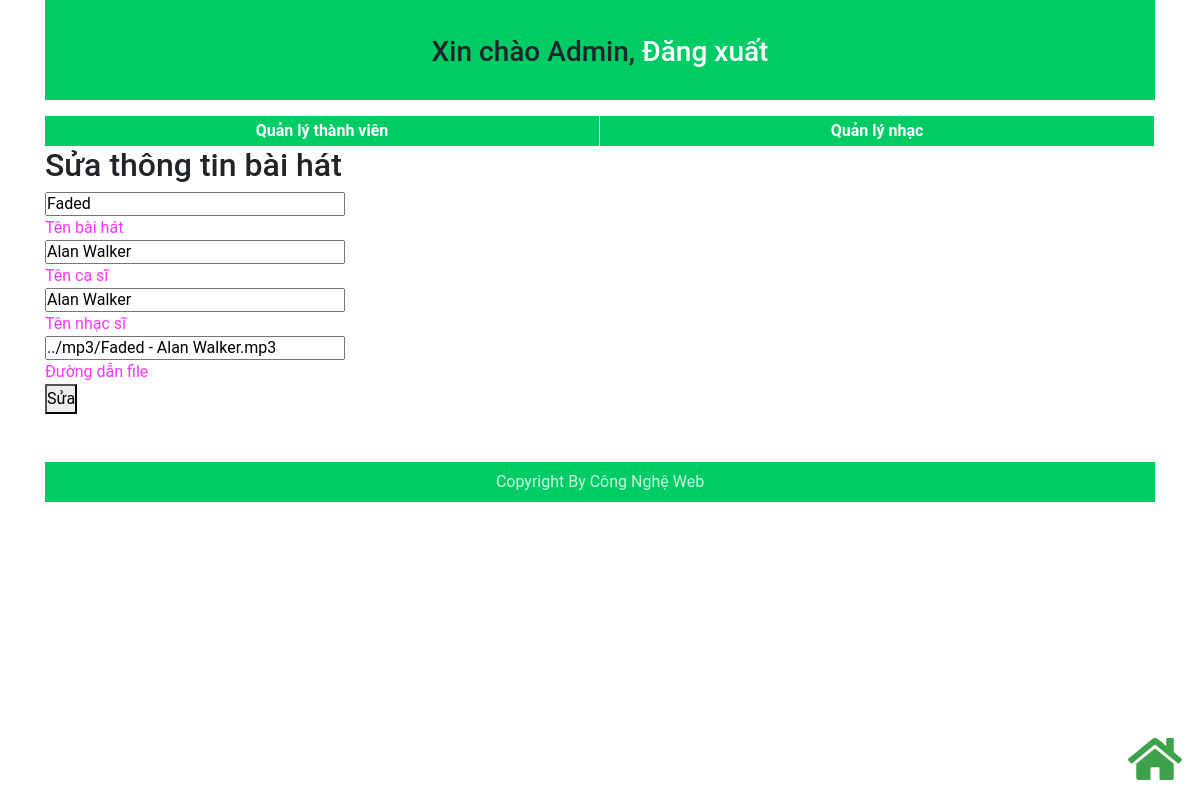
The page /admin/edit_list_music.php?mabh=1 (signed in) on the database its author committed.
### tables this page shows
CREATE TABLE `baihat` (
  `mabh` int(11) NOT NULL,
  `tenbh` varchar(150) NOT NULL,
  `tencs` varchar(50) NOT NULL,
  `tenns` varchar(50) NOT NULL,
  `quocgia` varchar(50) NOT NULL,
  `theloai` varchar(30) NOT NULL,
  `moi` int(1) NOT NULL DEFAULT '0',
  `haynhat` int(1) NOT NULL,
  `topten` int(2) NOT NULL,
  `img` varchar(255) NOT NULL,
  `url` varchar(255) NOT NULL
);

### admin/edit_list_music.php (the view, shortened to what this page needs)
<?php
    if($_SESSION["capbac"] == 1)
    {
    	require("templates/header.php");
		$mabh = addslashes(stripslashes($_GET["mabh"]));
		require("../config/connect.php");
		$sql = "SELECT * FROM baihat WHERE mabh = $mabh";
		$kq = mysqli_query($conn,$sql);
		$data = mysqli_fetch_assoc($kq);
    }
	else
	{
		ob_start();
		header('Location: ../index.php');
		ob_end_flush();
	}
?>
	<form action="edit_list_music.php?mabh=<?php echo $mabh; ?>" method="post">
		<h2>Sửa thông tin bài hát</h2>
		<div>
			<div>
				<input style="height: 24px; width: 300px;" type="text" name="tenbh" placeholder="Tên bài hát" value="<?php echo $data['tenbh']; ?>" required>
				<div style="color: #FF33FF;">Tên bài hát</div>
			</div>
			<div>
				<input style="height: 24px; width: 300px;" type="text" name="tencs" placeholder="Tên ca sĩ" value="<?php echo $data['tencs']; ?>" required>
				<div style="color: #FF33FF;">Tên ca sĩ</div>
			</div>
			<div>
				<input style="height: 24px; width: 300px;" type="text" name="tenns" placeholder="Tên nhạc sĩ" value="<?php echo $data['tenns']; ?>" required>
				<div style="color: #FF33FF;">Tên nhạc sĩ</div>
			</div>
			<div>
				<input style="height: 24px; width: 300px;" type="text" name="url" placeholder="Đường dẫn file" value="<?php echo $data['url']; ?>" required>
				<div style="color: #FF33FF;">Đường dẫn file</div>
			</div>
		<button style="height: 30px;" type="submit" name="ok">Sửa</button>
	</form>
<?php
	require("templates/footer.php");
?>

### css/style-admin.css (style rules this page uses)
* { margin:0;padding: 0; box-sizing: border-box; }
body { font-family: Roboto, sans-serif; }

### rows shown on the page
baihat: tenbh "Faded", tencs "Alan Walker", tenns "Alan Walker", url "../mp3/Faded - Alan Walker.mp3"
